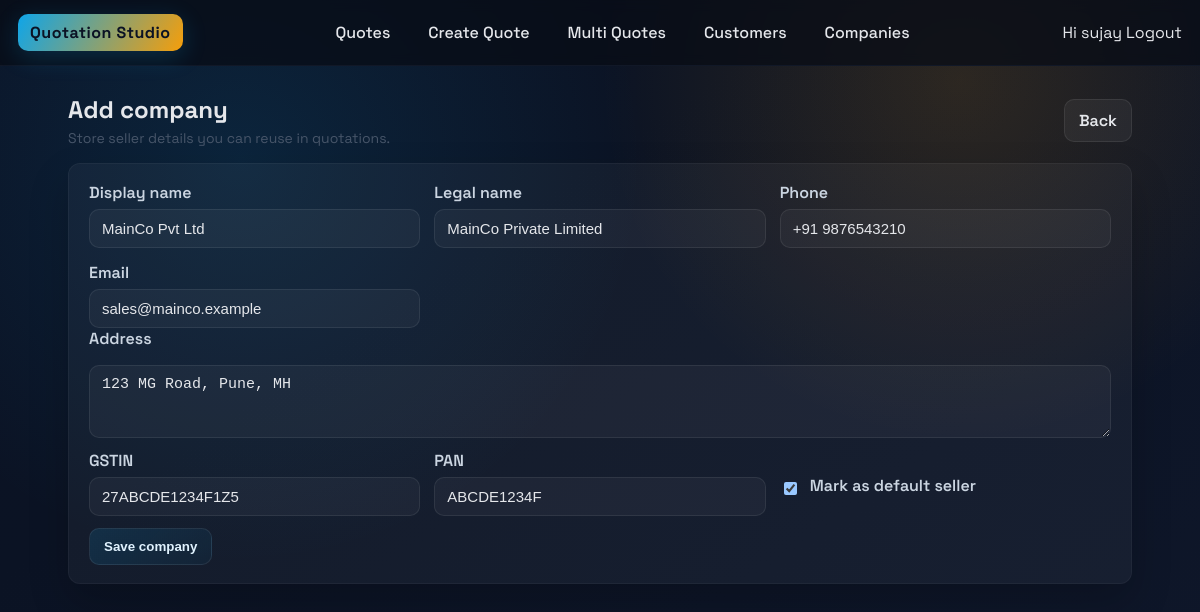
Screenshot of /companies/1/edit/ (signed in) with the database file from the repository.
### quotation_models/models.py (models this page shows, shortened)
class Company(models.Model):
    name = models.CharField(max_length=200)
    legal_name = models.CharField(max_length=255, blank=True, default="")
    address = models.TextField(blank=True, default="")
    phone = models.CharField(max_length=50, blank=True, default="")
    email = models.EmailField(blank=True, null=True)
    gstin = models.CharField(max_length=32, blank=True, default="")
    pan = models.CharField(max_length=16, blank=True, default="")
    logo_path = models.CharField(max_length=500, blank=True, default="")
    is_main = models.BooleanField(default=False)
    class Meta:
        app_label = "quotation_models"

### quotations/views.py (the view)
# urls.py: path("companies/<int:pk>/edit/", views.company_edit, name="company_edit"),
@login_required
def company_edit(request, pk: int):
    company = get_object_or_404(Company, pk=pk)
    form = CompanyForm(request.POST or None, instance=company)
    if request.method == "POST" and form.is_valid():
        form.save()
        messages.success(request, f"Company {company.name} updated.")
        return redirect(reverse("quotations:company_list"))
    return render(request, "quotations/company_form.html", {"form": form, "company": company})

### quotations/forms.py
class CompanyForm(forms.ModelForm):
    class Meta:
        model = Company
        fields = ["name", "legal_name", "address", "phone", "email", "gstin", "pan", "is_main"]
        widgets = {
            "name": forms.TextInput(attrs={"placeholder": "Company name"}),
            "legal_name": forms.TextInput(attrs={"placeholder": "Registered name"}),
            "address": forms.Textarea(attrs={"rows": 3, "placeholder": "Address"}),
            "phone": forms.TextInput(attrs={"placeholder": "Contact number"}),
            "email": forms.EmailInput(attrs={"placeholder": "contact@example.com"}),
            "gstin": forms.TextInput(attrs={"placeholder": "GSTIN"}),
            "pan": forms.TextInput(attrs={"placeholder": "PAN"}),
        }

### templates/quotations/company_form.html (shortened to what this page needs)
{% extends "base.html" %}
{% block content %}
<div class="page-header">
    <div>
        <h1 class="page-title">Add company</h1>
        <p class="page-subtitle">Store seller details you can reuse in quotations.</p>
    </div>
    <a class="btn-secondary btn" href="{% url 'quotations:list' %}">Back</a>
    </div>
<form method="post" novalidate>
    <div class="panel">
        <div class="dual">
            <div>
                <label for="{{ form.name.id_for_label }}">Display name</label>
                {{ form.name }}{% for e in form.name.errors %}<div class="page-subtitle" style="color:#fca5a5">{{ e }}</div>{% endfor %}
            </div>
            <div>
                <label for="{{ form.legal_name.id_for_label }}">Legal name</label>
                {{ form.legal_name }}{% for e in form.legal_name.errors %}<div class="page-subtitle" style="color:#fca5a5">{{ e }}</div>{% endfor %}
            </div>
            <div>
                <label for="{{ form.phone.id_for_label }}">Phone</label>
                {{ form.phone }}{% for e in form.phone.errors %}<div class="page-subtitle" style="color:#fca5a5">{{ e }}</div>{% endfor %}
            </div>
            <div>
                <label for="{{ form.email.id_for_label }}">Email</label>
                {{ form.email }}{% for e in form.email.errors %}<div class="page-subtitle" style="color:#fca5a5">{{ e }}</div>{% endfor %}
            </div>
        </div>
        <div class="field-row">
            <label for="{{ form.address.id_for_label }}">Address</label>
            {{ form.address }}{% for e in form.address.errors %}<div class="page-subtitle" style="color:#fca5a5">{{ e }}</div>{% endfor %}
        </div>
        <div class="dual">
            <div>
                <label for="{{ form.gstin.id_for_label }}">GSTIN</label>
                {{ form.gstin }}{% for e in form.gstin.errors %}<div class="page-subtitle" style="color:#fca5a5">{{ e }}</div>{% endfor %}
            </div>
            <div>
                <label for="{{ form.pan.id_for_label }}">PAN</label>
                {{ form.pan }}{% for e in form.pan.errors %}<div class="page-subtitle" style="color:#fca5a5">{{ e }}</div>{% endfor %}
            </div>
            <div style="display:flex; align-items:center; gap:10px; margin-top:10px;">
                {{ form.is_main }} <label for="{{ form.is_main.id_for_label }}">Mark as default seller</label>
            </div>
        </div>
        <div class="actions" style="margin-top:12px;">
            <button class="btn" type="submit">Save company</button>
        </div>
    </div>
</form>
{% endblock %}

### templates/base.html (shortened to what this page needs)
{% load static %}
<!DOCTYPE html>
<html lang="en">
<head>
    <link rel="stylesheet" href="{% static 'quotations.css' %}">
</head>
<body>
    <header class="topbar">
        <a class="brand" href="{% url 'quotations:list' %}">Quotation Studio</a>
        <nav class="nav-links">
            <a href="{% url 'quotations:list' %}">Quotes</a>
            <a href="{% url 'quotations:create' %}">Create Quote</a>
            <a href="{% url 'quotations:multi_create' %}">Multi Quotes</a>
            <a href="{% url 'quotations:buyer_list' %}">Customers</a>
            <a href="{% url 'quotations:company_list' %}">Companies</a>
        </nav>
        <div class="user-info">
            {% if user.is_authenticated %}
                <span>Hi {{ user.username }}</span>
                <a href="{% url 'logout' %}">Logout</a>
            {% else %}
                <a href="{% url 'login' %}">Login</a>
            {% endif %}
        </div>
    </header>
    <main class="page-shell">
        {% block content %}{% endblock %}
    </main>
</body>
</html>

### static/quotations.css (style rules this page uses)
:root { --ink: #0f172a; --muted: #475569; --line: #1f2937; --surface: #0b1224; --panel: rgba(255, 255, 255, 0.04); --accent: #0ea5e9; --accent-2: #f59e0b; --success: #22c55e; --danger: #ef4444; --radius: 12px; color-scheme: dark; }
* { box-sizing: border-box; }
body { margin: 0; font-family: 'Space Grotesk', 'Chivo', sans-serif; background: radial-gradient(circle at 20% 20%, rgba(14,165,233,0.12), transparent 35%), radial-gradient(circle at 80% 10%, rgba(245,158,11,0.14), transparent 30%), linear-gradient(145deg, #0b1224, #0b1324 35%, #0f172a); color: #e5e7eb; min-height: 100vh; }
a { color: inherit; text-decoration: none; }
.topbar { display: flex; justify-content: space-between; align-items: center; padding: 14px 18px; border-bottom: 1px solid #111827; background: rgba(8, 12, 22, 0.75); backdrop-filter: blur(6px); position: sticky; top: 0; z-index: 10; }
.brand { font-weight: 700; letter-spacing: 0.5px; padding: 8px 12px; border-radius: 10px; background: linear-gradient(120deg, var(--accent), var(--accent-2)); color: #0b1224; box-shadow: 0 6px 24px rgba(14,165,233,0.2); }
.nav-links { display: flex; gap: 14px; font-weight: 500; }
.nav-links a { padding: 8px 12px; border-radius: 10px; transition: background 0.2s ease, color 0.2s ease; }
.page-shell { padding: 28px 18px 48px; max-width: 1100px; margin: 0 auto; }
.panel { background: var(--panel); border: 1px solid rgba(255,255,255,0.04); border-radius: var(--radius); box-shadow: 0 18px 40px rgba(0,0,0,0.2); padding: 18px 20px; }
.page-header { display: flex; justify-content: space-between; align-items: center; margin-bottom: 16px; gap: 12px; }
.page-title { font-size: 24px; font-weight: 700; margin: 0; }
.page-subtitle { color: var(--muted); margin: 4px 0 0 0; font-size: 14px; }
.btn { display: inline-flex; align-items: center; gap: 6px; padding: 10px 14px; border-radius: 10px; border: 1px solid rgba(255,255,255,0.08); background: linear-gradient(135deg, rgba(14,165,233,0.14), rgba(14,165,233,0.05)); color: #e0f2fe; cursor: pointer; font-weight: 600; transition: transform 0.08s ease, box-shadow 0.2s ease, border-color 0.2s ease; }
.btn-secondary { background: rgba(255,255,255,0.05); color: #e5e7eb; }
form .field-row { display: grid; gap: 10px; margin-bottom: 12px; }
form label { font-weight: 600; color: #cbd5e1; margin-bottom: 6px; display: inline-block; }
input[type="text"], input[type="email"], input[type="number"], input[type="date"], input[type="password"], textarea, select { width: 100%; background: rgba(255,255,255,0.04); border: 1px solid rgba(255,255,255,0.08); color: #e5e7eb; border-radius: 10px; padding: 10px 12px; font-size: 15px; }
textarea { resize: vertical; }
.dual { display: grid; grid-template-columns: repeat(auto-fit, minmax(260px, 1fr)); gap: 14px; }
.actions { display: flex; gap: 10px; flex-wrap: wrap; }

### rows the page displays
Company: name "MainCo Pvt Ltd", legal_name "MainCo Private Limited", phone "+91 9876543210", email "sales@mainco.example", address "123 MG Road, Pune, MH", gstin "27ABCDE1234F1Z5", pan "ABCDE1234F", is_main "☑"

### other values shown
{{ user.username }} "sujay"
